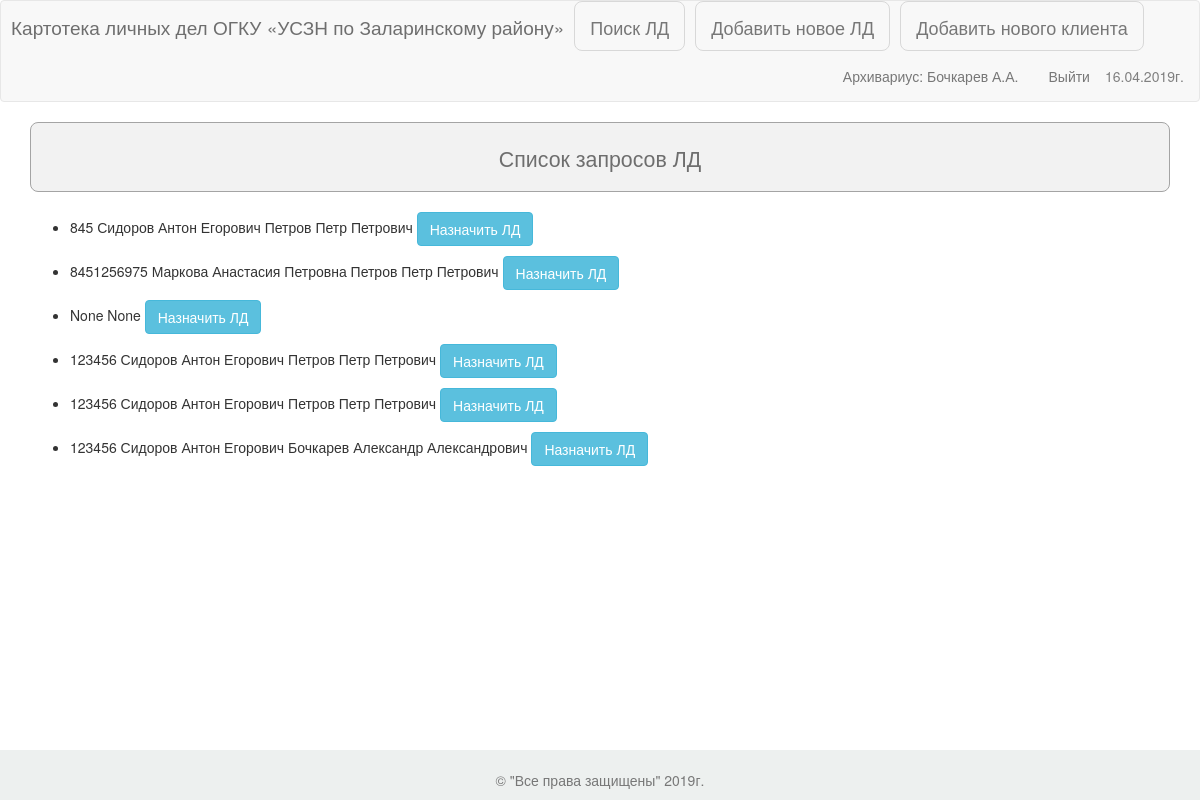
Screenshot of /archiv_querys (signed in) with the database file from the repository.
### users/models.py (models this page shows, shortened)
class UsersProfile(models.Model):
    user = models.OneToOneField(User, null=True, blank=True, help_text='Ссылка на Django-аккаунт')
    fio = models.CharField(max_length=255, help_text='ФИО')
    def get_fio(self, dots=True):
        fio = self.fio.replace("  ", " ").strip()
        fio_split = fio.split(" ")
        if len(fio_split) == 0:
            fio_split.append("")
        if len(fio_split) == 1:
            fio_split.append("")
        if len(fio_split) == 2:
            fio_split.append("")
        if dots:
            return fio_split[0] + " " + fio_split[1][0] + "." + fio_split[2][0] + "."
        return fio_split[0] + " " + fio_split[1][0] + fio_split[2][0]
    def __str__(self):  # Получение фио при конвертации объекта UsersProfile в строку
        return self.fio

### main/models.py (models this page shows, shortened)
class Query(models.Model):
    query_client = models.ForeignKey(CardIndex, null=True, help_text='* Личное дело')
    query_spec = models.ForeignKey(UsersProfile, null=True, help_text='* Специалист')
    query_ld = models.BooleanField(default=False, blank=False, help_text='* Статус запроса')
    query_date = models.DateField(default=None, null=True, help_text='* Дата запроса (01.01.2019)')

class CardIndex(models.Model):
    ipd = models.IntegerField(verbose_name='Индивидуальное порядковое дело', help_text='ИПД')
    client = models.ForeignKey(Client, verbose_name='Клиент', help_text='Клиент')
    category = models.ForeignKey(Category, verbose_name='Категория клиента', help_text='Категория клиента')
    control = models.ForeignKey(Control, verbose_name='Статус ЛД', help_text='Статус ЛД')
    spec = models.ForeignKey(UsersProfile, default="в архиве", blank=True, null=True,
                             verbose_name='Движение ЛД по специалистам', help_text='Движение ЛД')
    info = models.CharField(max_length=200, blank=True, verbose_name='Движение ЛД по другим УСЗН',
                            help_text='Движение по др. УСЗН.')
    def __str__(self):
        return '{} {}'.format(self.ipd, self.client)

class Client(models.Model):
    last_name = models.CharField(max_length=30, help_text='Фамилия') # Фамилия
    first_name = models.CharField(max_length=30, help_text='Имя') # Имя
    middle_name = models.CharField(max_length=30, help_text='Отчество') # Отчество
    bday = models.DateField(auto_now=False, auto_now_add=False, help_text='Дата рождения') # Дата рождения
    address = models.CharField(max_length=100, help_text='Адрес проживания') # Адрес проживания
    def fio(self) -> str:
        return '{} {} {}'.format(self.last_name, self.first_name, self.middle_name)
    def __str__(self):
        return self.fio()

### main/views.py (the view)
# urls.py: url(r'^archiv_querys$', views.archiv_querys, name='archiv_querys'),
@login_required
@group_required("Архивариус")
def archiv_querys(request):
    query = Query.objects.all()
    return render(request, 'main/archiv_querys.html', {'querys': query})

### main/templates/main/archiv_querys.html (shortened to what this page needs)
{% extends "main/base.html" %}
{% load bootstrap3 %}
{% block menu %}
    <a class="navbar-brand" href="{% url 'main:main' %}">Поиск ЛД</a>
    <a class="navbar-brand" href="{% url 'main:newld' %}">Добавить новое ЛД</a>
    <a class="navbar-brand" href="{% url 'main:newclient' %}">Добавить нового клиента</a>
{% endblock menu %}
{% block content %}
<div class="container">
    <div id="form">Список запросов ЛД</div><br>
    {% for q in querys %}
    <ul>
        <li>{{ q.query_client }} {{ q.query_spec }} <a href="{% url 'main:edit_ld' q.id %}" class="btn btn-info">Назначить ЛД</a></li>
    </ul>
    {% endfor %}
</div>
{% endblock content %}

### main/templates/main/base.html (shortened to what this page needs)
{% load bootstrap3 %}
<!DOCTYPE html>
<html lang="en">
<head>
    <link href="/static/css/bootstrap.min.css" rel="stylesheet">
    <link rel="stylesheet" href="/static/css/style.css">
    {% bootstrap_css %}
</head>
<body>
    <nav id="raport" class="navbar navbar-default" role="navigation">
        <div id="logo_name">
            Картотека личных дел ОГКУ &#171;УСЗН по Заларинскому району&#187;
        </div>
        <div id="menu">{% block menu %}{% endblock menu %}</div>
        <div>
            <div class="date">
                {% now "d.m.Yг." %}
            </div>
            <div id="navbar" class="navbar-collapse collapse">
                <ul class="nav navbar-nav navbar-right">
                    {% if user.is_authenticated %}
                    {% for v in request.user.groups.all %}
                        <li><a>{{ v }}: {{ request.user.usersprofile.get_fio }}</a></li>
                    {% endfor %}
                        <li><a href="{% url 'users:logout' %}">Выйти</a></li>
                    {% else %}
                        <li><a href="{% url 'users:login' %}">Войти</a></li>
                    {% endif %}
                </ul>
            </div>
        </div>
    </nav>
    {% block footer %}
        <nav class="navbar navbar-default navbar-fixed-bottom">
                <div align='center'>
                    <footer>
                        <p class="text-muted"><br>&#169 "Все права защищены" {% now "Y" %}г.</p>
                    </footer>
                </div>
        </nav>
    {% endblock footer %}
{% block content %}{% endblock content %}
</body>
</html>

### static/css/style.css (style rules this page uses)
#logo_name { float: left; margin-left: 10px; padding-top: 12px; font-size: 19px; color: #6E6E6E; }
.date { color: grey; padding: 15px; float: right; }
footer { background: #EDF0EF; heigth: 132px; align-items: center; position: absolute; bottom: 0; width: 100%; }
#menu a { border: 1px solid #D8D8D8; border-radius: 8px; margin-left: 10px; }
#form { border: 1px solid #A4A4A4; border-radius: 8px; height: 70px; padding-top: 20px; background: #F2F2F2; font-size: 16pt; text-align: center; color: #6E6E6E; }

### rows the page displays
Query: query_client "845 Сидоров Антон Егорович", query_spec "Петров Петр Петрович"
Query: query_client "8451256975 Маркова Анастасия Петровна", query_spec "Петров Петр Петрович"
Query: query_client "None", query_spec "None"
Query: query_client "123456 Сидоров Антон Егорович", query_spec "Петров Петр Петрович"
Query: query_client "123456 Сидоров Антон Егорович", query_spec "Петров Петр Петрович"
Query: query_client "123456 Сидоров Антон Егорович", query_spec "Бочкарев Александр Александрович"

### other values shown
{{ v }} "Архивариус"
{{ request.user.usersprofile.get_fio }} "Бочкарев А.А."
